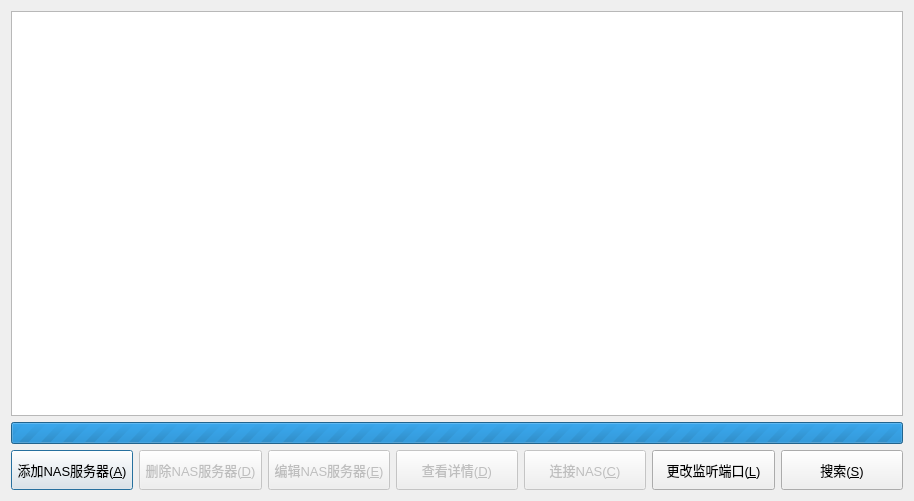
<?xml version="1.0" encoding="UTF-8"?>
<ui version="4.0">
 <class>LoginDialog</class>
 <widget class="QDialog" name="LoginDialog">
  <property name="geometry">
   <rect>
    <x>0</x>
    <y>0</y>
    <width>914</width>
    <height>501</height>
   </rect>
  </property>
  <property name="minimumSize">
   <size>
    <width>900</width>
    <height>409</height>
   </size>
  </property>
  <property name="windowTitle">
   <string>连接至NAS服务器</string>
  </property>
  <property name="windowIcon">
   <iconset>
    <normaloff>resource/favicon/FoxNAS.png</normaloff>resource/favicon/FoxNAS.png</iconset>
  </property>
  <layout class="QVBoxLayout" name="verticalLayout">
   <item>
    <widget class="QListWidget" name="listWidget"/>
   </item>
   <item>
    <widget class="QProgressBar" name="progressBar">
     <property name="maximum">
      <number>0</number>
     </property>
     <property name="value">
      <number>-1</number>
     </property>
     <property name="textVisible">
      <bool>false</bool>
     </property>
    </widget>
   </item>
   <item>
    <layout class="QHBoxLayout" name="horizontalLayout">
     <item>
      <widget class="QPushButton" name="btnAddServer">
       <property name="minimumSize">
        <size>
         <width>100</width>
         <height>40</height>
        </size>
       </property>
       <property name="font">
        <font>
         <pointsize>10</pointsize>
        </font>
       </property>
       <property name="text">
        <string>添加NAS服务器(&amp;A)</string>
       </property>
      </widget>
     </item>
     <item>
      <widget class="QPushButton" name="btnDeleteServer">
       <property name="enabled">
        <bool>false</bool>
       </property>
       <property name="minimumSize">
        <size>
         <width>100</width>
         <height>40</height>
        </size>
       </property>
       <property name="font">
        <font>
         <pointsize>10</pointsize>
        </font>
       </property>
       <property name="text">
        <string>删除NAS服务器(&amp;D)</string>
       </property>
      </widget>
     </item>
     <item>
      <widget class="QPushButton" name="btnEditServer">
       <property name="enabled">
        <bool>false</bool>
       </property>
       <property name="minimumSize">
        <size>
         <width>100</width>
         <height>40</height>
        </size>
       </property>
       <property name="font">
        <font>
         <pointsize>10</pointsize>
        </font>
       </property>
       <property name="text">
        <string>编辑NAS服务器(&amp;E)</string>
       </property>
      </widget>
     </item>
     <item>
      <widget class="QPushButton" name="btnDetail">
       <property name="enabled">
        <bool>false</bool>
       </property>
       <property name="minimumSize">
        <size>
         <width>100</width>
         <height>40</height>
        </size>
       </property>
       <property name="font">
        <font>
         <pointsize>10</pointsize>
        </font>
       </property>
       <property name="text">
        <string>查看详情(&amp;D)</string>
       </property>
       <property name="checkable">
        <bool>false</bool>
       </property>
      </widget>
     </item>
     <item>
      <widget class="QPushButton" name="btnConnect">
       <property name="enabled">
        <bool>false</bool>
       </property>
       <property name="minimumSize">
        <size>
         <width>100</width>
         <height>40</height>
        </size>
       </property>
       <property name="font">
        <font>
         <pointsize>10</pointsize>
        </font>
       </property>
       <property name="text">
        <string>连接NAS(&amp;C)</string>
       </property>
       <property name="checkable">
        <bool>false</bool>
       </property>
      </widget>
     </item>
     <item>
      <widget class="QPushButton" name="btnChangePort">
       <property name="minimumSize">
        <size>
         <width>100</width>
         <height>40</height>
        </size>
       </property>
       <property name="font">
        <font>
         <pointsize>10</pointsize>
        </font>
       </property>
       <property name="text">
        <string>更改监听端口(&amp;L)</string>
       </property>
       <property name="checkable">
        <bool>false</bool>
       </property>
      </widget>
     </item>
     <item>
      <widget class="QPushButton" name="btnSearchServer">
       <property name="minimumSize">
        <size>
         <width>100</width>
         <height>40</height>
        </size>
       </property>
       <property name="font">
        <font>
         <pointsize>10</pointsize>
        </font>
       </property>
       <property name="text">
        <string>搜索(&amp;S)</string>
       </property>
       <property name="checkable">
        <bool>true</bool>
       </property>
      </widget>
     </item>
    </layout>
   </item>
  </layout>
 </widget>
 <resources/>
 <connections/>
</ui>
